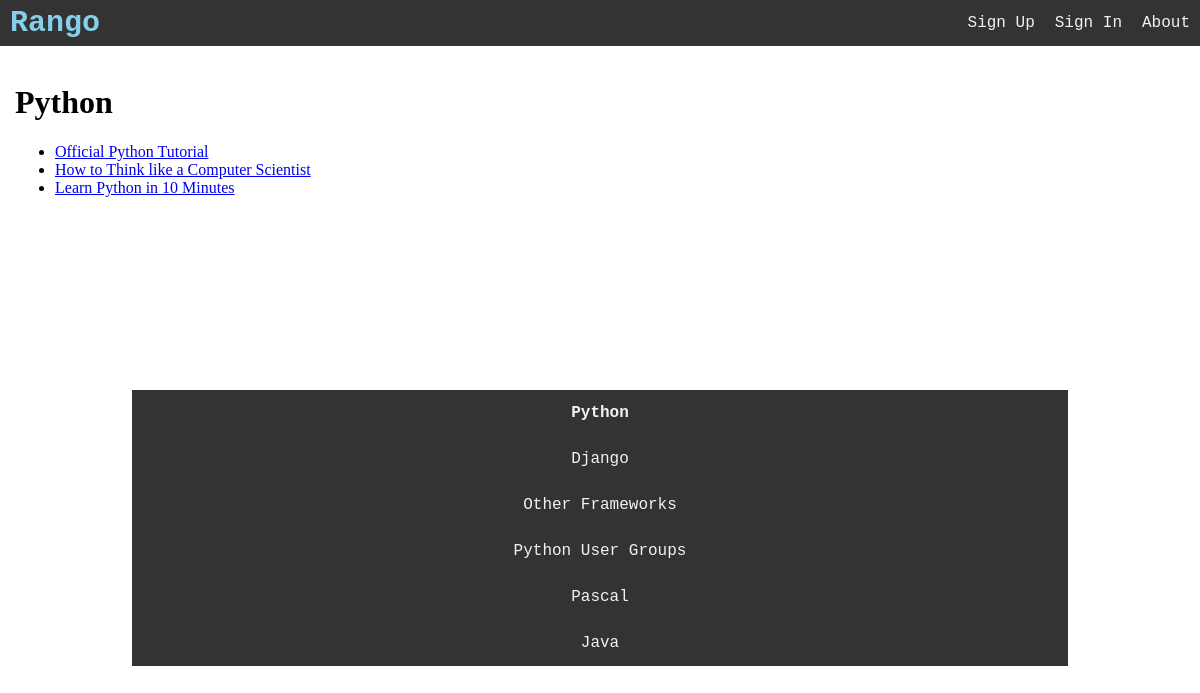
/rango/category/python/, run on the app's committed database.
### rango/models.py (models this page shows, shortened)
class Category(models.Model):
    name = models.CharField(max_length=128, unique=True)
    views = models.IntegerField(default=0)
    likes = models.IntegerField(default=0)
    slug = models.SlugField(blank=True, unique=True)
    class Meta:
        verbose_name_plural = 'categories'

class Page(models.Model):
    category = models.ForeignKey(Category)
    title = models.CharField(max_length=128)
    url = models.URLField()
    views = models.IntegerField(default=0)

### rango/views.py (the view)
def show_category(request, category_name_slug):
    context_dict = {}
    try:
        category = Category.objects.get(slug=category_name_slug)
        pages = Page.objects.filter(category=category)
        context_dict['pages'] = pages
        context_dict['category'] = category
    except Category.DoesNotExist:
        context_dict['category'] = None
        context_dict['pages'] = None
    return render(request, 'rango/category.html', context_dict)

### rango/templatetags/rango_template_tags.py (called while the page is built)
@register.inclusion_tag('rango/cats.html')
def get_category_list(cat=None):
    return {'cats': Category.objects.all(),
            'act_cat': cat}

### templates/rango/category.html (shortened to what this page needs)
{% extends 'rango/base.html' %}
{% load staticfiles %}
{% block body_block %}
<div>
    {% if category %}
        <h1>{{ category.name }}</h1>
        {% if pages %}
            <ul>
                {% for page in pages %}
                <li><a href="{{ page.url }}">{{ page.title }}</a></li>
                {% endfor %}
            </ul>
	    {% else %}
            <strong>No pages currently in category.</strong>
		{% endif %}
	{% else %}
		The specified category does not exist!
	{% endif %}
</div>
{% endblock %}

### templates/rango/base.html (shortened to what this page needs)
﻿<!DOCTYPE html> {% load staticfiles %} {% load rango_template_tags %}
<html lang="en">
<head>
    <link rel="stylesheet" type="text/css" href="/static/css/stylesheet.css"/>
</head>
<body>
    <div class="navbar">
            <a class="logo" href="{% url 'index' %}">Rango</a>
            <a href="{% url 'about' %}">About</a>
            {% if user.is_authenticated %}
            <a href="{% url 'restricted' %}">Restricted Page</a>
            <a href="{% url 'logout' %}">Logout</a>
            <a href="{% url 'add_category' %}">Add a New Category</a>
            {% else %}
            <a href="{% url 'login' %}">Sign In</a>
            <a href="{% url 'register' %}">Sign Up</a>
            {% endif %}
    </div>
    <div class="main">
        {% block body_block %} {% endblock %}
    </div>
    <div class="main">
        {% block sidebar_block %} {% get_category_list category %} {% endblock %}
    </div>
</body>
</html>

### templates/rango/cats.html
<div class="catbar">
{% if cats %}
	{% for c in cats %}
        {% if c == act_cat %}
		<strong>
			<a href="{% url 'show_category' c.slug %}">{{ c.name }}</a>
		</strong>
        {% else %}
            <a href="{% url 'show_category' c.slug %}">{{ c.name }}</a>
        {% endif %}
	{% endfor %}
{% else %}
    <li><strong>There are no categories present.</strong></li>
{% endif %}
</div>

### static/css/stylesheet.css (style rules this page uses)
body { box-sizing: border-box; margin:0; font-family: Trebuchet MS; }
.navbar { overflow: hidden; background-color: #333; position: fixed; top: 0; width: 100%; }
.navbar a.logo { font-weight: bold; float: left; font-size: 30px; padding: 6px 10px; }
.navbar a { font-family: Courier New; float: right; display: block; color: #f2f2f2; text-align: center; font-size: 16px; padding: 14px 10px; text-decoration: none; }
.main { padding: 15px; margin-top: 30px; }
.catbar { overflow: hidden; background-color: #333; position: static; width: 80%; top: 5%; margin: 10%; }
.catbar a { font-family: Courier New; float: none; display: block; color: #f2f2f2; text-align: center; font-size: 16px; padding: 14px 10px; text-decoration: none; }

### data on the page
Category: name "Python"
Page: title "Official Python Tutorial"
Page: title "How to Think like a Computer Scientist"
Page: title "Learn Python in 10 Minutes"
Category: name "Django"
Category: name "Other Frameworks"
Category: name "Python User Groups"
Category: name "Pascal"
Category: name "Java"
